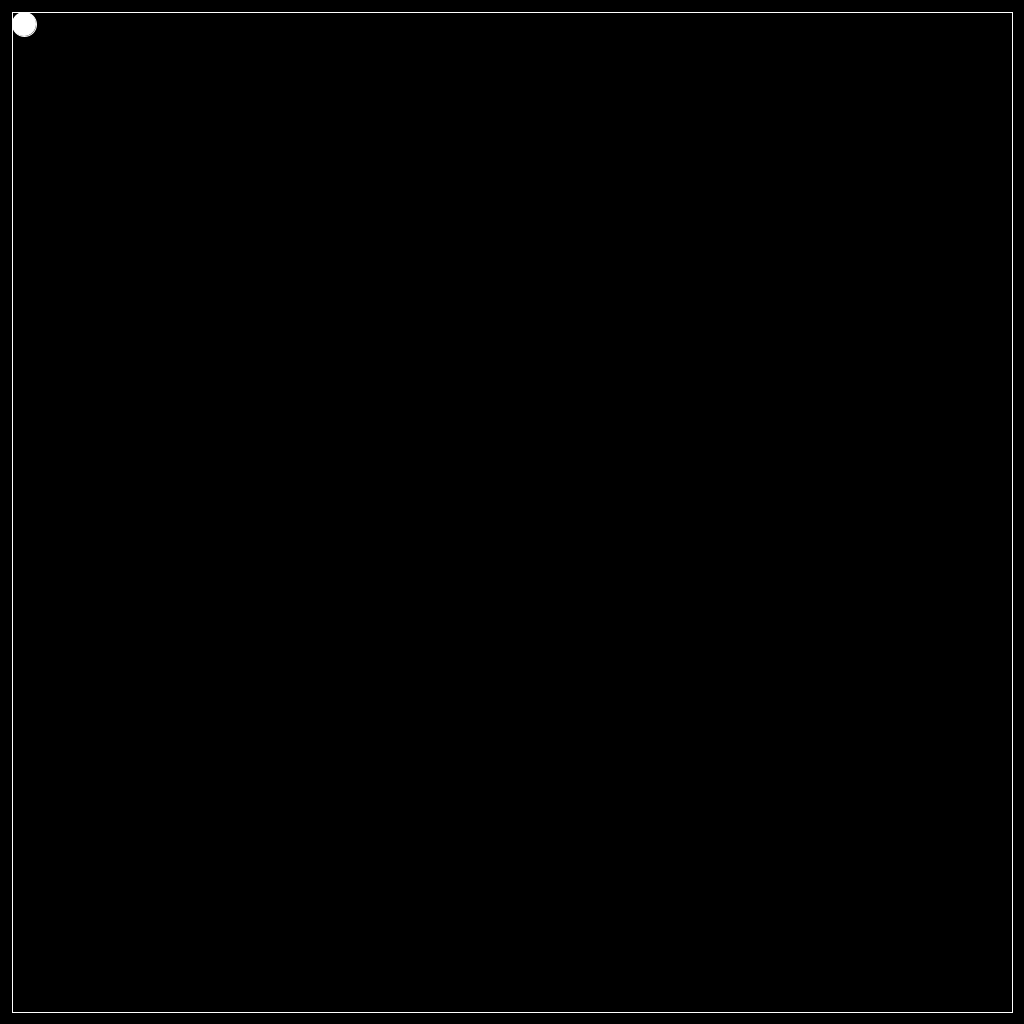
Frame 1 (no input)
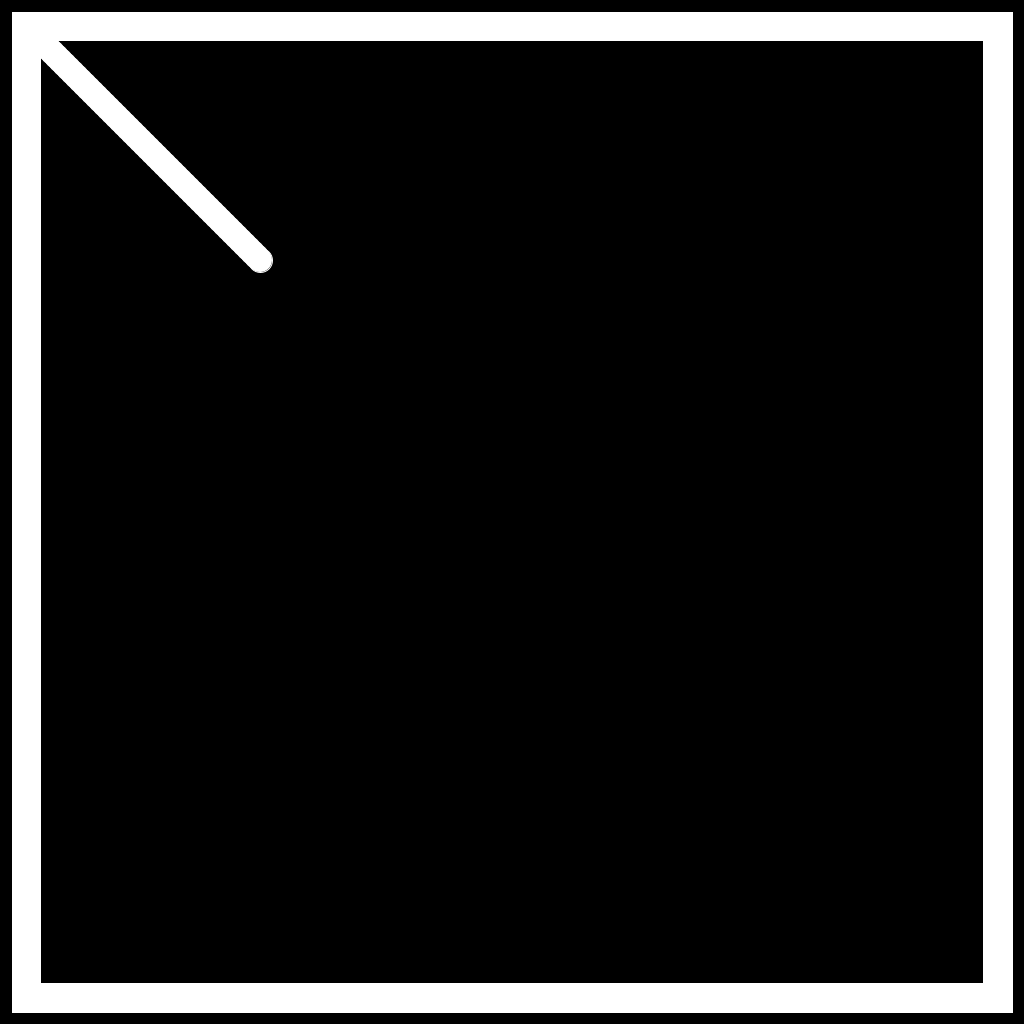
Frame 60 (the mouse pressed at the canvas centre just before this capture)
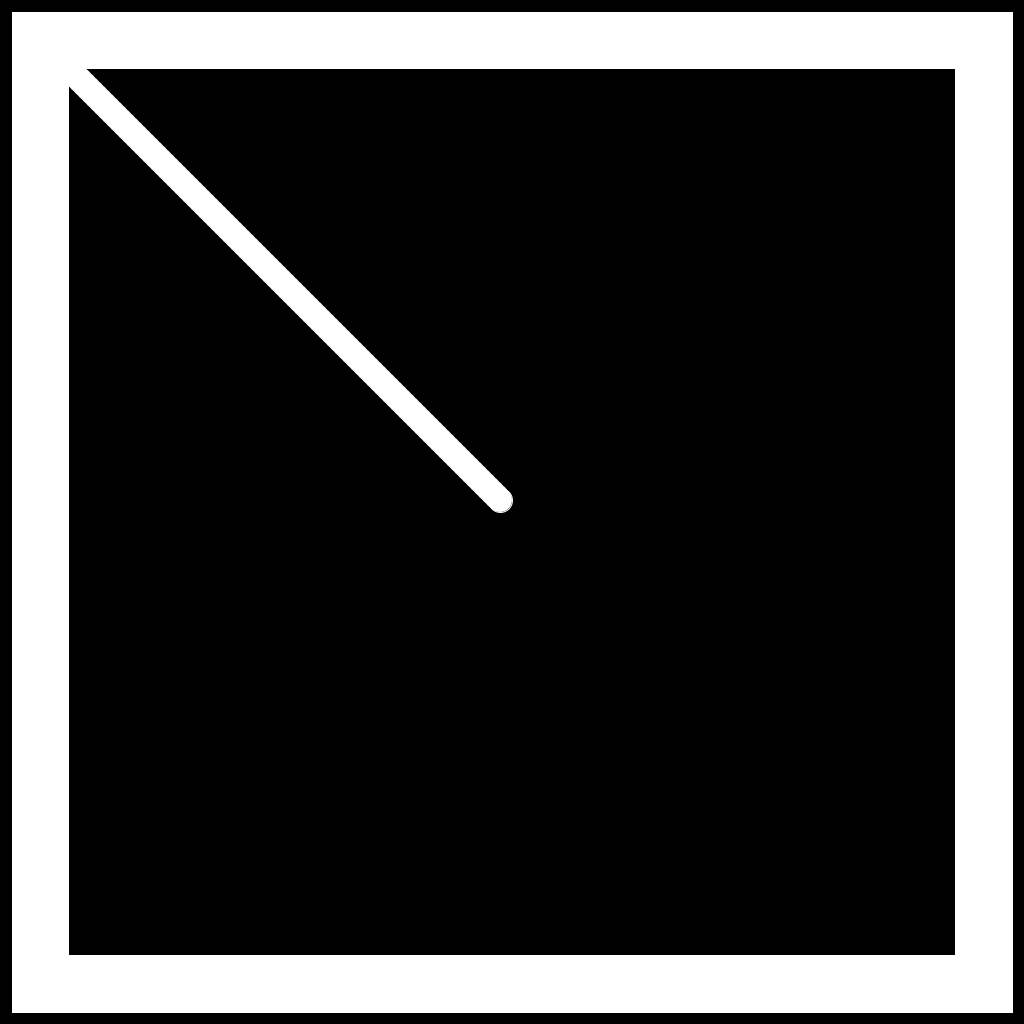
Frame 120 (the mouse held since frame 60 and released just before this capture)

The Processing sketch that drew these frames (run headless with seeded random() and noise(); from frame 60 on, the mouse is pressed at the canvas centre):

// Processing sketch: Bouncing_ball
// ── Bouncing_ball.pde
float xSize = 1000, ySize = 1000;
float xCirc = 24, yCirc = 24; 
float boxArea;

void setup(){
  size(1024, 1024);
  background(0, 0, 0);
  rectMode(CENTER);
}

void draw(){
  clear();
  
//Box
  noFill();
  stroke(255, 255, 255);
  rect(512, 512, xSize, ySize);
  xSize = xSize * 0.999;
  ySize = ySize * 0.999;

//Ball
  fill(255);
  circle(xCirc, yCirc, 24);
  xCirc = xCirc + 4;
  yCirc = yCirc + 4;
}

//Collision
